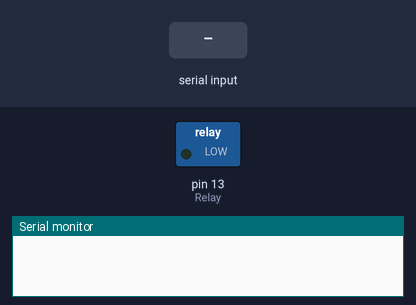
This sketch was run on a simulated Arduino Uno, built with avr-gcc and run on an emulated ATmega328P. Shown: switched loads named in the sketch (green lamp = pin HIGH), the last lines printed to the serial monitor. Inputs (shaded band) come from the test bench.

Above: at 1.2 s.
1.3 s: "1\n" received over Serial
At 1.8 s:
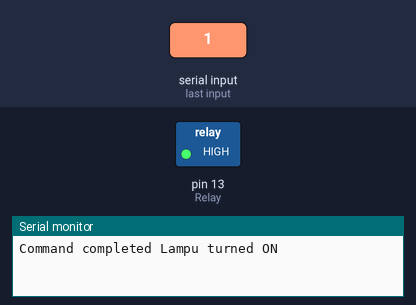
2.8 s: "2\n" received over Serial
At 4.2 s:
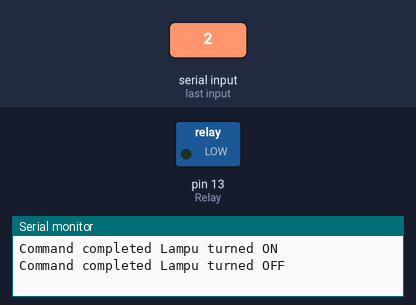
Timing chart, 0 to 5.8 s (numbered marks = the images above; inputs shaded):
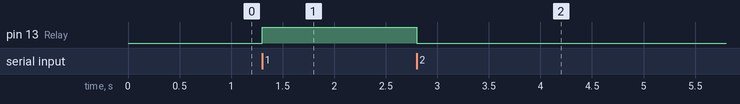

The sketch:

Kontrol_Lampu_dengan_Relay_dan_Serial.ino
```cpp
/*SC-FISIKA INSTRMENTASI UIN SUKA
 Note :
 a. Perhatikan Setiap penjelasan progam
 b. penjelasan progam diawali dengan tanda "//"
 c. penjelasan progam bukan bagian dari skecth progam yang akan di jalankan

 PROYEK : Komunikasi Serial Arduino Menyalaan Lampu dengan Relay

*/

int Relay = 13; //memberikan variable pada pin 13 dengan nama Relay


//fungsi void setup untuk mendelarasikan pin pada arduino & menjalankan progam sekali
void setup()
{
    pinMode(Relay, OUTPUT);//mendelarasikan Relay sebagai OUTPUT
    Serial.begin(9600); //untuk menentukan kecepatan pengiriman dan penerimaan data melalui port serial(9600 bit per detik (bps))

}


//fungsi void loop untuk menjalankan progam berulangkali
void loop()
{
  if (Serial.available())//Untuk mengecek apakah data sudah ada di buffer penerima
    {
      if (Serial.parseInt() == 1)//membuat code dalam bentuk angka 1 untuk menyalaan lampu
        {
          digitalWrite(Relay, HIGH);//Memberi Relay tegangan Max (5 Volt)
          Serial.println("Command completed Lampu turned ON"); //mengirim data string tersebut ke Serial Monitor
        }

      else if (Serial.parseInt()== 2)//membuat code dalam bentuk angka 2 untuk Mematikan Lampu
        {
          digitalWrite(Relay, LOW);//Memberi Relay tegangan Min (0 Volt)
          Serial.println("Command completed Lampu turned OFF");//mengirim data string tersebut ke Serial Monitor

        }
    }

}

/*
Fungsi-Fungsi Komuniasi Serial ARDUINO

if (Serial) : Untuk mengecek apakah Port sudah siap
Serial.available() : Untuk mengecek apakah data sudah ada di buffer penerima
Serial.begin() : untuk mengeset kecepatan transmisi data
Serial.end() : Untuk menon-aktifkan pin rx dan tx sbg fungsi serial dan kembali sbg pin I/O
Serial.find() : mencari string dlm buffer data
Serial.findUntil(): mencari buffer data sampai data dgn panjang/terminator nya yg diberikan ditemukan
Serial.flush(): menunggu data terkirim semua
Serial.parseFloat(): mengambil data float pertama dari data di buffer serial.
Serial.parseInt(): mengambil data integer pertama dari data di buffer serial.
Serial.peek(): mengambil data berikutnya di bufer penerima
Serial.print() : mengirim data ASCII
Serial.println() : mengirimdata ASCII + CR,LF (kode enter)
Serial.read(): membaca data yg diterima
Serial.readBytes(): membaca data byte yg diterima
Serial.readBytesUntil()
Serial.setTimeout(): mengeset batas maksimum waktu  tunggu(timeout)  transmisi data.
Serial.write() : mengirim data byte (numerik)
Serial.serialEvent(): fungsi ini akan dipanggil jika data datang/diterima.berlaku spt interupsi serial.

*/
```

Measured:
- after the input at 1.3 s, pin 13 (Relay): LOW → HIGH at once
- after the input at 2.8 s, pin 13 (Relay): HIGH → LOW at once
